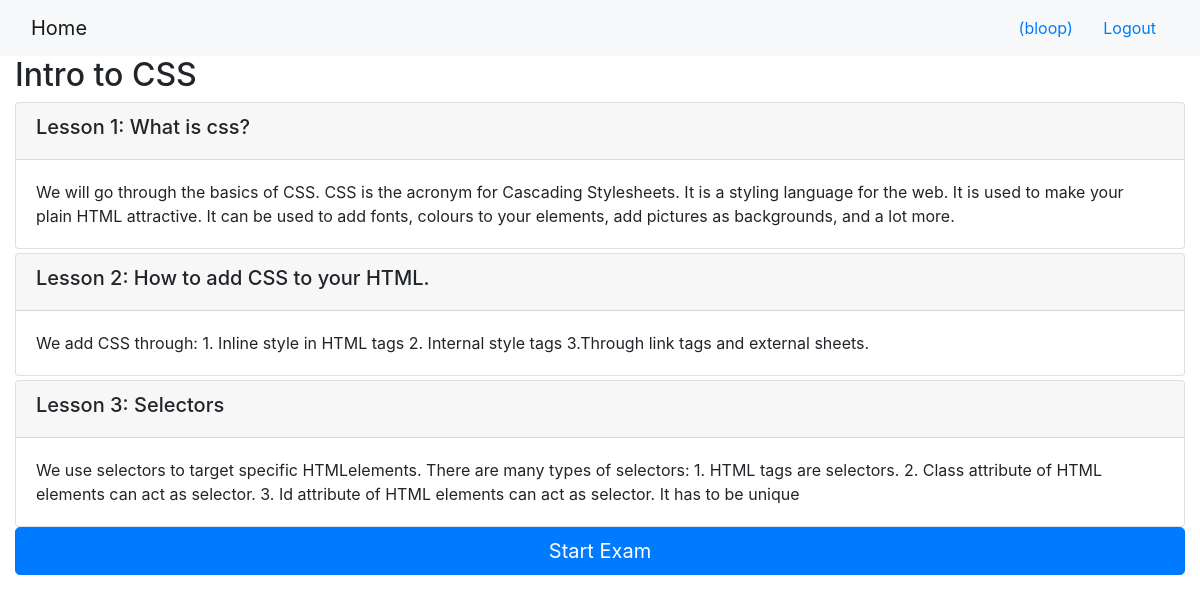
/onlinecourse/1/ (signed in), run on the app's committed database.
### onlinecourse/models.py (models this page shows, shortened)
class Course(models.Model):
    name = models.CharField(null=False, max_length=30, default='online course')
    image = models.ImageField(upload_to='course_images/')
    description = models.CharField(max_length=1000)
    pub_date = models.DateField(null=True)
    instructors = models.ManyToManyField(Instructor)
    users = models.ManyToManyField(settings.AUTH_USER_MODEL, through='Enrollment')
    total_enrollment = models.IntegerField(default=0)
    is_enrolled = False

class Lesson(models.Model):
    title = models.CharField(max_length=200, default="title")
    order = models.IntegerField(default=0)
    course = models.ForeignKey(Course, on_delete=models.CASCADE)
    content = models.TextField()

### onlinecourse/views.py (the view)
# urls.py: path('<int:pk>/', views.CourseDetailView.as_view(), name='course_details'),
class CourseDetailView(generic.DetailView):
    model = Course
    template_name = 'onlinecourse/course_detail_bootstrap.html'
    def get_context_data(self, **kwargs):
        context = super().get_context_data(**kwargs)
        current_course = kwargs['object']
        questions = [q for lesson in current_course.lesson_set.all() for q in lesson.question_set.all() if q]
        choices = [c for q in questions for c in q.choice_set.all() if c]
        context['question_list'] = zip(range(1,1+len(questions)),questions)
        return context

### onlinecourse/models.py (called while the page is built)
    def __str__(self):
       return self.question_text

### onlinecourse/templates/onlinecourse/course_detail_bootstrap.html (shortened to what this page needs)
<!DOCTYPE html>
<html lang="en">
<head>
     {% load static %}
    <link rel="stylesheet" href="https://maxcdn.bootstrapcdn.com/bootstrap/4.5.2/css/bootstrap.min.css">
</head>
<body>
    <nav class="navbar navbar-light bg-light">
        <div class="container-fluid">
            <div class="navbar-header">
                  <a class="navbar-brand" href="{% url 'onlinecourse:index' %}">Home</a>
            </div>
            <ul class="nav navbar-nav navbar-right">
                {% if user.is_authenticated %}
                <li>
                    <a class="btn btn-link" href="#">{{ user.first_name }}({{ user.username }})</a>
                    <a class="btn btn-link" href="{% url 'onlinecourse:logout' %}">Logout</a>
                </li>
                {% endif %}
            </ul>
        </div>
    </nav>
    <div class="container-fluid">
            <h2>{{ course.name }}</h2>
            <div class="card-columns-vertical">
                {% for lesson in course.lesson_set.all %}
                    <div class="card mt-1">
                        <div class="card-header"><h5>Lesson {{lesson.order|add:1}}: {{lesson.title}}</h5></div>
                        <div class="card-body">{{lesson.content}}</div>
                    </div>
                {% endfor %}
            </div>
            {% if user.is_authenticated %}
            <button data-toggle="collapse" data-target="#exam" class="btn btn-primary btn-lg btn-block">Start Exam</button>
            {% endif %}
    </div>
</body>
</html>

### data on the page
Course: name "Intro to CSS"
Lesson: order|add "1", title "What is css?", content "We will go through the basics of CSS. CSS is the acronym for Cascading Stylesheets. It is a styling language for the web. It is used to make your plain HTML attractive. It can be used to add fonts, colours to your elements, add pictures as backgrounds, and a lot more."
Lesson: order|add "2", title "How to add CSS to your HTML.", content "We add CSS through: 1. Inline style in HTML tags 2. Internal style tags 3.Through link tags and external sheets."
Lesson: order|add "3", title "Selectors", content "We use selectors to target specific HTMLelements. There are many types of selectors: 1. HTML tags are selectors. 2. Class attribute of HTML elements can act as selector. 3. Id attribute of HTML elements can act as selector. It has to be unique"

### other printed values
{{ user.username }} "bloop"
